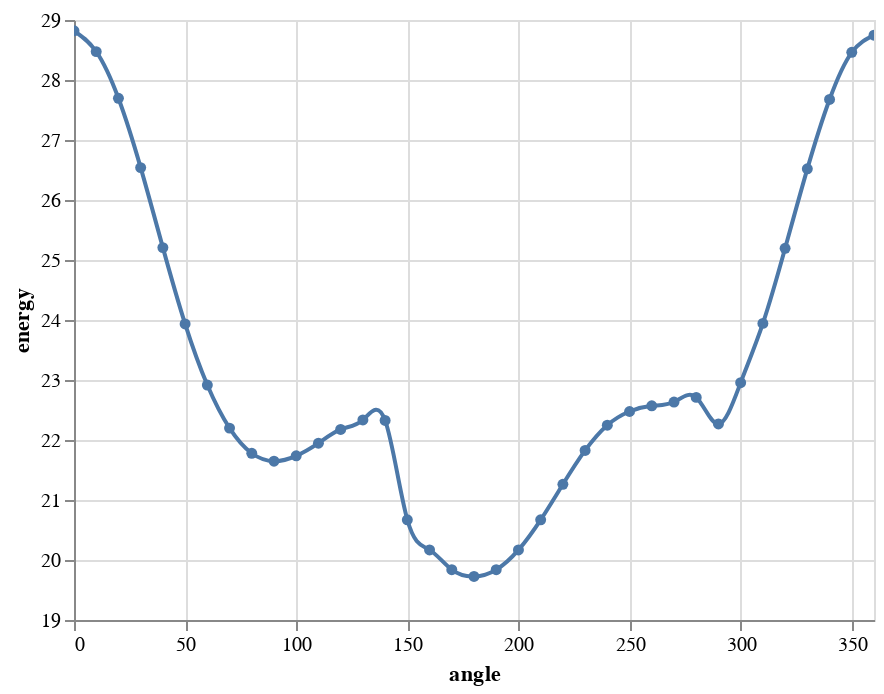

This figure's notebook cell:
### Markdown cell above
You can use the slider above to browse through the first conformers. You'll see that essentially conformers 1 to 5 are wrong. So likely I'm doing something very wrong here (I followed some sample code on that from Jason Biggs posted in the github issue on that) or there's still another bug. Digging a bit deeper into this issue I found that this might come from the out of plane terms of the MMFF in rdkit. To double check that we can actually rerun the whole thing without out of plane energy terms - sorry a bit verbose the code here:

### Code cell
from rdkit.Chem import rdMolTransforms
import altair as alt
import copy
import pandas as pd
from rdkit.Chem import rdForceFieldHelpers
from rdkit.Chem import ChemicalForceFields

mol=Chem.AddHs(Chem.MolFromSmiles('CCCOC1=CC=C(Cl)C(C)=C1'))
for i, a in enumerate(mol.GetAtoms()):
        a.SetAtomMapNum(i)
AllChem.EmbedMolecule(mol,randomSeed=10) 

conformer=mol.GetConformer(0)
m2=copy.deepcopy(mol)
mp = AllChem.MMFFGetMoleculeProperties(m2)
mp.SetMMFFOopTerm(False)    # That's the critical bit here - switch off out of plane terms for MMFF
ffm = AllChem.MMFFGetMoleculeForceField(m2, mp)
energy=[]
confid=0
angles=range(0,370,10)
for angle in angles:
    confid+=1
    ff2 = AllChem.MMFFGetMoleculeForceField(m2, mp)
    ff2.MMFFAddTorsionConstraint(1,2,3,4, False, angle - .1, angle + .1, 10000.0)
    ff2.Minimize()
    energy.append(ff2.CalcEnergy())
    xyz=ff2.Positions()
    new_conf = Chem.Conformer(mol.GetNumAtoms())
    for i in range(mol.GetNumAtoms()):
        new_conf.SetAtomPosition(i, (m2.GetConformer(-1).GetAtomPosition(i)))
    new_conf.SetId(confid)
    mol.AddConformer(new_conf)

dfrdkit = pd.DataFrame({'angle':angles, 'energy':energy})
alt.Chart(dfrdkit).mark_line(point=True,interpolate="natural").encode(
    alt.X('angle:Q',
        scale=alt.Scale(domain=[0,360,350])
    ),
    alt.Y('energy:Q',
        scale=alt.Scale(zero=False)
    )
).interactive()

### Figure 1 — Vega-Lite specification as saved in the notebook (floating-point values rounded to 4 significant figures)
{"config": {"view": {"continuousWidth": 400, "continuousHeight": 300}}, "data": {"name": "data-6b3379f73e65514a7e00dfe4eb2a193f"}, "mark": {"type": "line", "interpolate": "natural", "point": true}, "encoding": {"x": {"type": "quantitative", "field": "angle", "scale": {"domain": [0, 360, 350]}}, "y": {"type": "quantitative", "field": "energy", "scale": {"zero": false}}}, "selection": {"selector003": {"type": "interval", "bind": "scales", "encodings": ["x", "y"]}}, "$schema": "https://vega.github.io/schema/vega-lite/v4.8.1.json", "datasets": {"data-6b3379f73e65514a7e00dfe4eb2a193f": [{"angle": 0, "energy": 28.82}, {"angle": 10, "energy": 28.47}, {"angle": 20, "energy": 27.7}, {"angle": 30, "energy": 26.54}, {"angle": 40, "energy": 25.21}, {"angle": 50, "energy": 23.93}, {"angle": 60, "energy": 22.92}, {"angle": 70, "energy": 22.2}, {"angle": 80, "energy": 21.78}, {"angle": 90, "energy": 21.65}, {"angle": 100, "energy": 21.74}, {"angle": 110, "energy": 21.95}, {"angle": 120, "energy": 22.18}, {"angle": 130, "energy": 22.33}, {"angle": 140, "energy": 22.33}, {"angle": 150, "energy": 20.67}, {"angle": 160, "energy": 20.17}, {"angle": 170, "energy": 19.84}, {"angle": 180, "energy": 19.73}, {"angle": 190, "energy": 19.84}, {"angle": 200, "energy": 20.17}, {"angle": 210, "energy": 20.67}, {"angle": 220, "energy": 21.26}, {"angle": 230, "energy": 21.83}, {"angle": 240, "energy": 22.25}, {"angle": 250, "energy": 22.47}, {"angle": 260, "energy": 22.57}, {"angle": 270, "energy": 22.63}, {"angle": 280, "energy": 22.71}, {"angle": 290, "energy": 22.27}, {"angle": 300, "energy": 22.96}, {"angle": 310, "energy": 23.94}, {"angle": 320, "energy": 25.2}, {"angle": 330, "energy": 26.52}, {"angle": 340, "energy": 27.68}, {"angle": 350, "energy": 28.46}, {"angle": 360, "energy": 28.75}]}}
